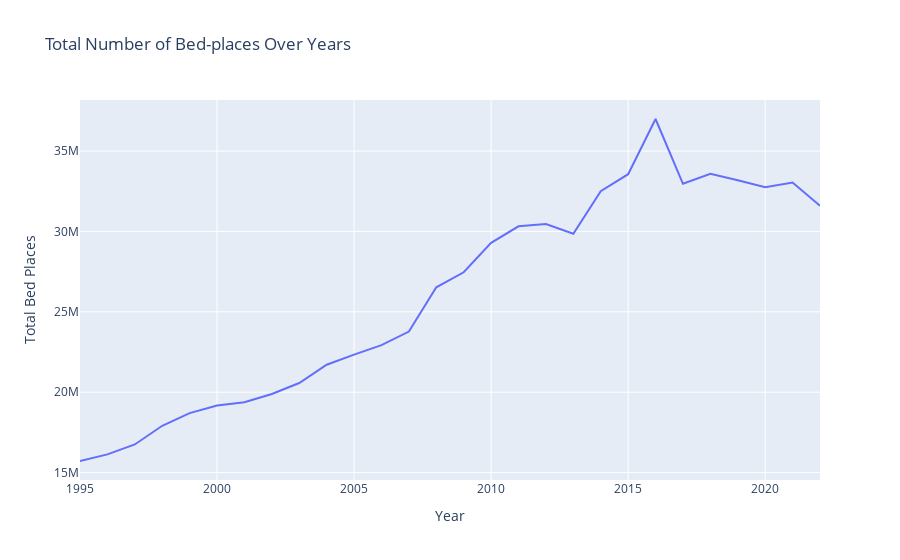

Notebook cell for this chart:
### Code cell
import plotly.express as px

fig = px.line(df_bed_places, x='Year', y='Total_Bed_Places',
              title='Total Number of Bed-places Over Years',
              labels={'Year': 'Year', 'Total_Bed_Places': 'Total Bed Places'})
fig.show()

### Figure 1 — Plotly figure (JSON) as saved in the notebook; plotly's stock layout.template omitted (floating-point values rounded to 4 significant figures)
{"data": [{"hovertemplate": "Year=%{x}<br>Total Bed Places=%{y}<extra></extra>", "legendgroup": "", "line": {"color": "#636efa", "dash": "solid"}, "marker": {"symbol": "circle"}, "mode": "lines", "name": "", "orientation": "v", "showlegend": false, "type": "scatter", "x": [1995, 1996, 1997, 1998, 1999, 2000, 2001, 2002, 2003, 2004, 2005, 2006, 2007, 2008, 2009, 2010, 2011, 2012, 2013, 2014, 2015, 2016, 2017, 2018, 2019, 2020, 2021, 2022], "xaxis": "x", "y": [15720391, 16130980, 16748724, 17912510, 18697077, 19170642, 19378054, 19885084, 20573073, 21711195, 22340321, 22927559, 23769928, 26520000.0, 27460000.0, 29290000.0, 30320000.0, 30460000.0, 29856760, 32498936, 33560889, 36993732, 32962421, 33591277, 33180000.0, 32754837, 33047891, 31601573], "yaxis": "y"}], "layout": {"legend": {"tracegroupgap": 0}, "title": {"text": "Total Number of Bed-places Over Years"}, "xaxis": {"anchor": "y", "domain": [0, 1], "title": {"text": "Year"}}, "yaxis": {"anchor": "x", "domain": [0, 1], "title": {"text": "Total Bed Places"}}}}
